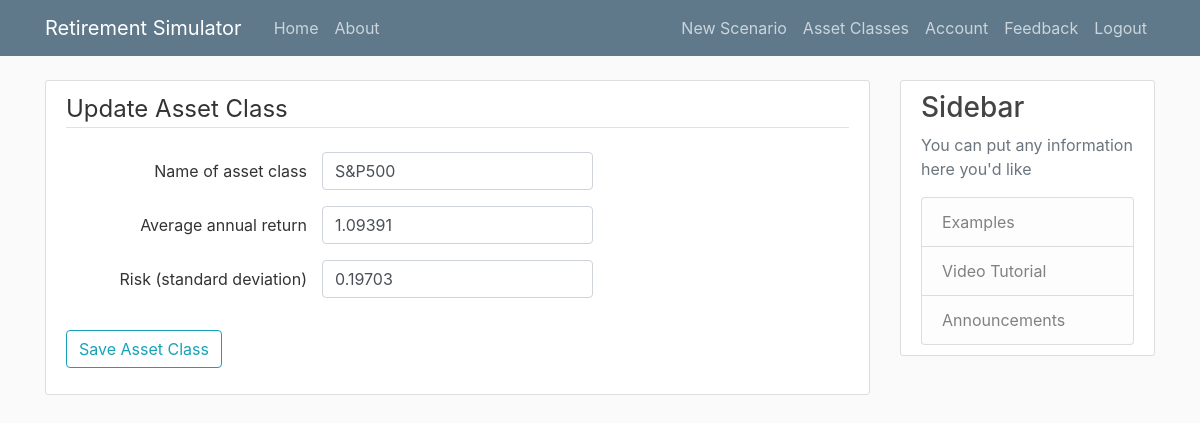
Before: /asset_classes/1/update (signed in) with the older database file.
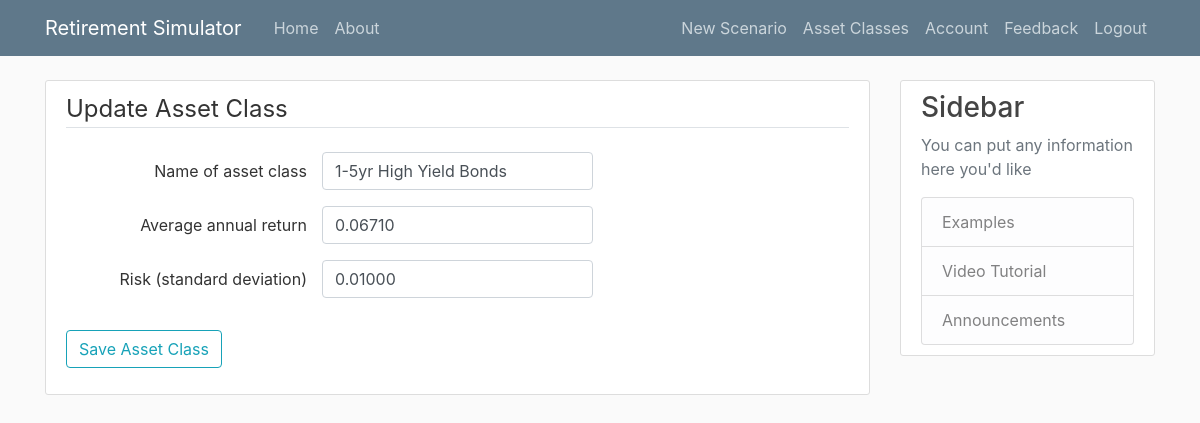
After: the same page with the newer database file.
### Simulation/models.py (models this page shows, shortened)
class AssetClass(db.Model):
    id = db.Column(db.Integer, primary_key=True)
    date_created = db.Column(db.DateTime, nullable=False, default=datetime.utcnow)
    title = db.Column(db.String(100), nullable=True)
    avg_ret = db.Column(db.Float, nullable=False)
    std_dev = db.Column(db.Float, nullable=False)

### Simulation/asset_classes/routes.py (the view)
@asset_classes.route("/asset_classes/<int:asset_class_id>/update", methods=['GET', 'POST'])
@login_required
def update_asset_class(asset_class_id):
    asset_class = AssetClass.query.get_or_404(asset_class_id)
    form = AssetClassForm()
    print("{:.2%}".format(asset_class.avg_ret))
    if form.validate_on_submit():
        if form.submit.data:
            asset_class.title = form.title.data
            asset_class.avg_ret = form.avg_ret.data
            asset_class.std_dev = form.std_dev.data
            db.session.commit()
            flash('Your asset class data have been updated!', 'success')
        else:
            flash('Changes to your asset class have been discarded', 'success')
        return redirect(url_for('asset_classes.list_asset_classes'))
    elif request.method == 'GET':
        form.title.data = asset_class.title
        form.std_dev.data = asset_class.std_dev
        form.avg_ret.data = asset_class.avg_ret
    return render_template('asset_class.html', form=form, legend='Update Asset Class')

### Simulation/asset_classes/forms.py
class AssetClassForm(FlaskForm):
    title = StringField(label='Name of asset class', validators=[InputRequired(message='Required')])
    avg_ret = DecimalField(label='Average annual return', places=5,
                           number_format="{:.2%}", validators=[InputRequired(message='Required')])
    std_dev = DecimalField(label='Risk (standard deviation)', places=5, number_format="{:.2%}", validators=[InputRequired(message='Required')])
    submit = SubmitField('Save Asset Class')

### Simulation/models.py (called while the page is built)
@login_manager.user_loader
def load_user(user_id):
    return User.query.get(int(user_id))

### Simulation/templates/asset_class.html (shortened to what this page needs)
{% extends "layout.html" %}
{% block content %}
    <div class="content-section">
        <form method="POST" action="" enctype="multipart/form-data">
            <fieldset class="form-group">
                <legend class="border-bottom mb-4">{{ legend }}</legend>
                <div class="form-group row">
                    {{ form.title.label(class="col-md-4 col-form-label text-right") }}
                    {% if form.title.errors %}
                        {{ form.title(class="form-control form-control-md is-invalid") }}
                        <div class="invalid-feedback">
                            {% for error in form.title.errors %}
                                <span>{{ error }}</span>
                            {% endfor %}
                        </div>
                    {% else %}
                        {{ form.title(class="form-control form-control-md col-md-4") }}
                    {% endif %}
                </div>
                <div class="form-group row">
                    {{ form.avg_ret.label(class="col-md-4 col-form-label text-right") }}
                    {% if form.avg_ret.errors %}
                        {{ form.avg_ret(class="form-control form-control-md is-invalid") }}
                        <div class="invalid-feedback">
                            {% for error in form.avg_ret.errors %}
                                <span>{{ error }}</span>
                            {% endfor %}
                        </div>
                    {% else %}
                        {{ form.avg_ret(class="form-control form-control-md col-md-4") }}
                    {% endif %}
                </div>
                <div class="form-group row">
                    {{ form.std_dev.label(class="col-md-4 col-form-label text-right") }}
                    {% if form.std_dev.errors %}
                        {{ form.std_dev(class="form-control form-control-md is-invalid") }}
                        <div class="invalid-feedback">
                            {% for error in form.std_dev.errors %}
                                <span>{{ error }}</span>
                            {% endfor %}
                        </div>
                    {% else %}
                        {{ form.std_dev(class="form-control form-control-md col-md-4") }}
                    {% endif %}
                </div>
            </fieldset>
            <div class="form-group">
                {{ form.submit(class="btn btn-outline-info") }}
            </div>
        </form>
    </div>
{% endblock content %}

Changed rows visible on the page:
changed AssetClass: title "S&P500" → "1-5yr High Yield Bonds"; avg_ret "1.09391" → "0.06710"; std_dev "0.19703" → "0.01000"
